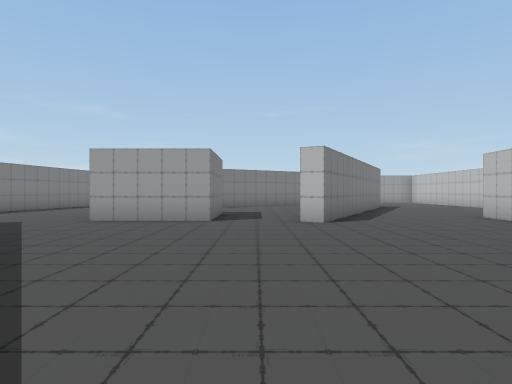
View 1 (above)

24 first-person views from a walk through a 3-D level made in the Unity game engine. The camera is 1.2 m above the floor, looks level and sees 75° across. The floor is counted in squares, 2 m on a side. Each view is taken from the middle of a square. On the plan, view 1 faces up. The plan holds only what a view shows up to about 10 squares ahead; the rest is blank.

View 2
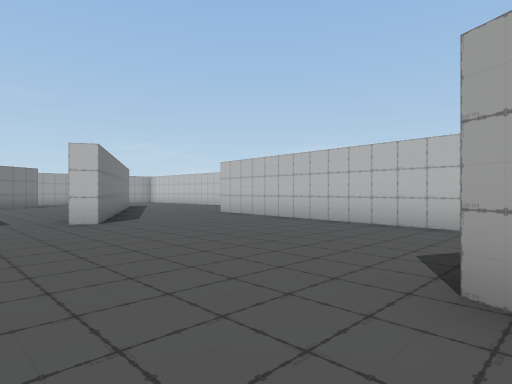

View 3
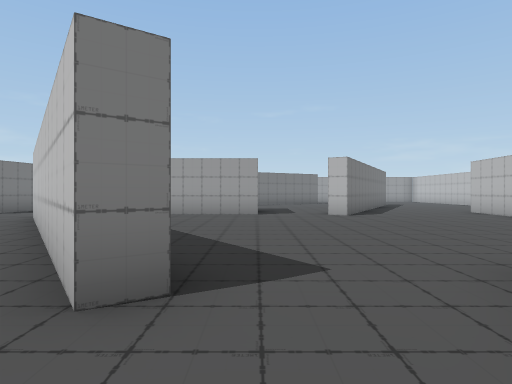

View 4
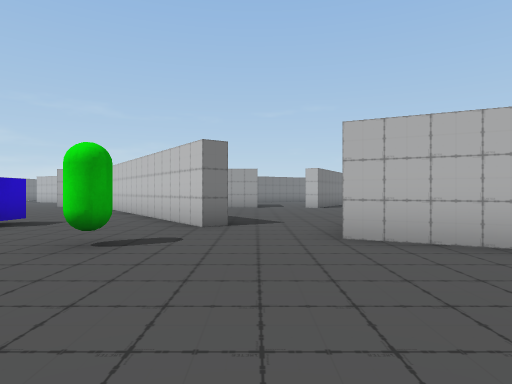

View 5
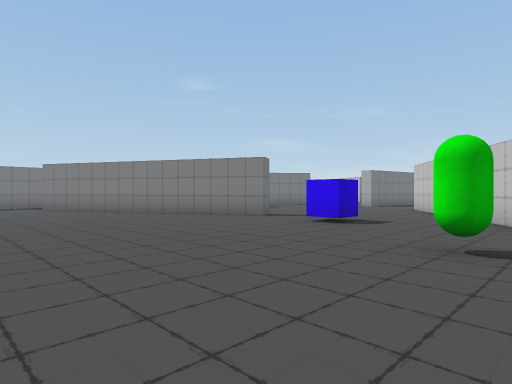

View 6
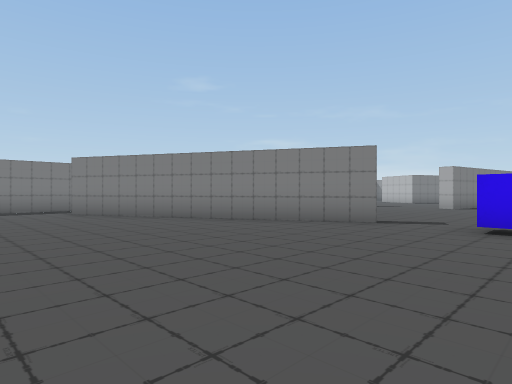

View 7
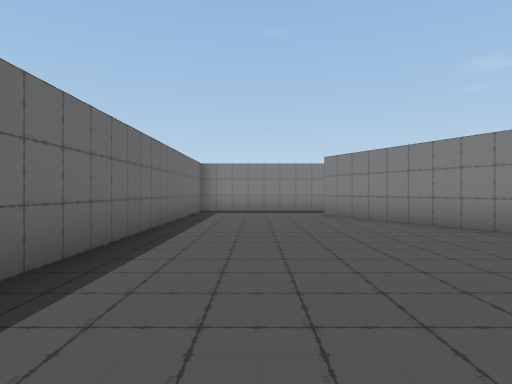

View 8
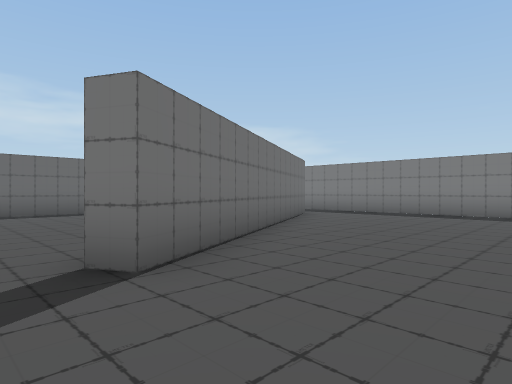

View 9
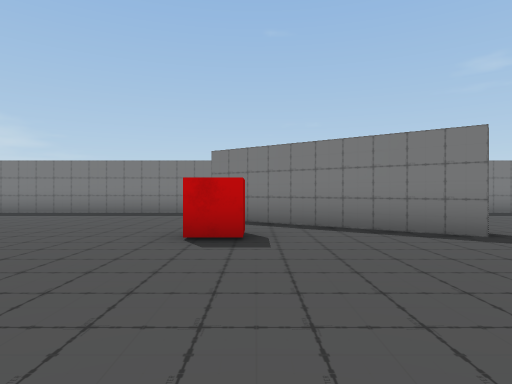

View 10
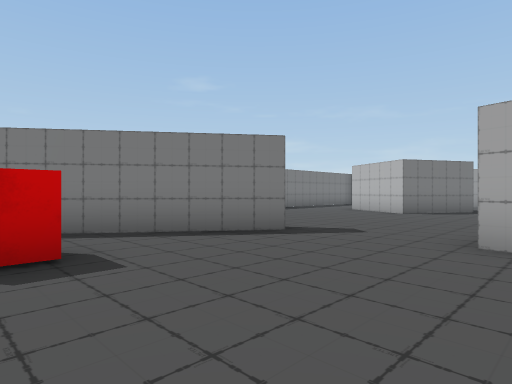

View 11
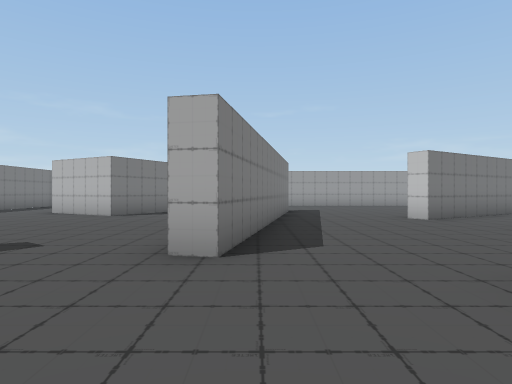

View 12
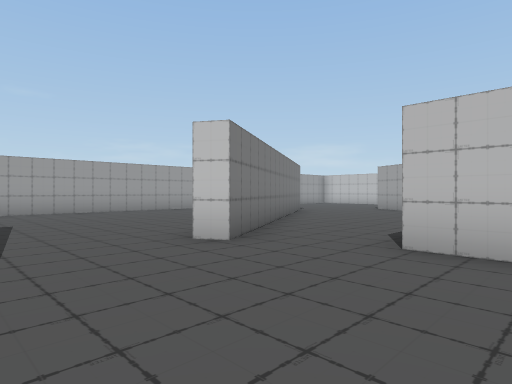

View 13
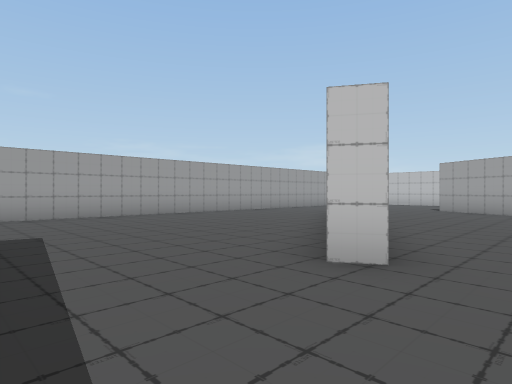

View 14
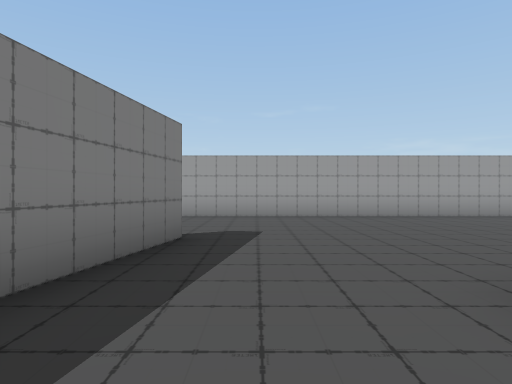

View 15
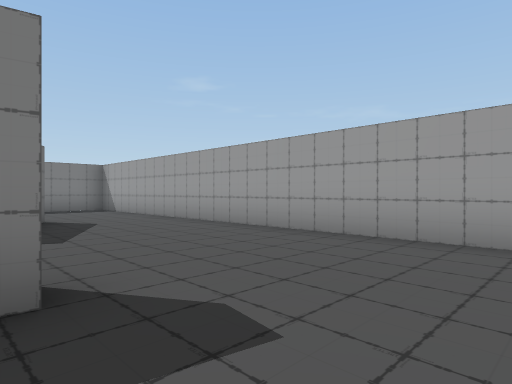

View 16
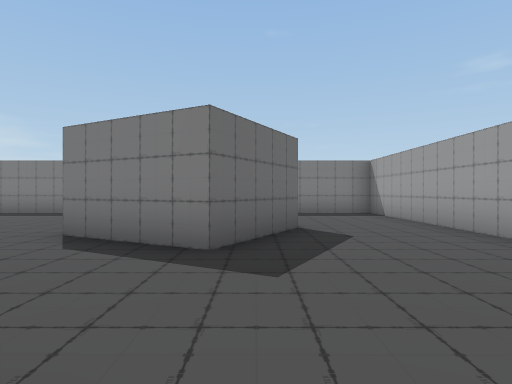

View 17
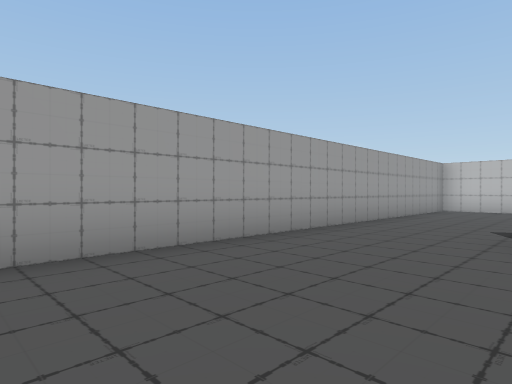

View 18
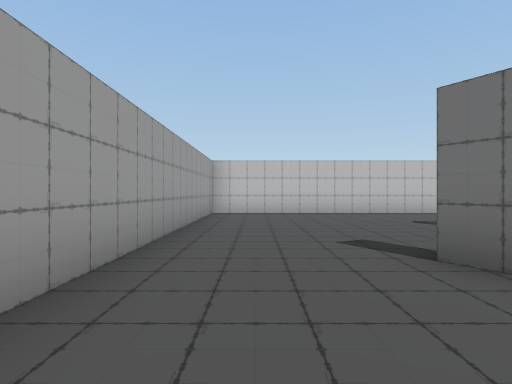

View 19
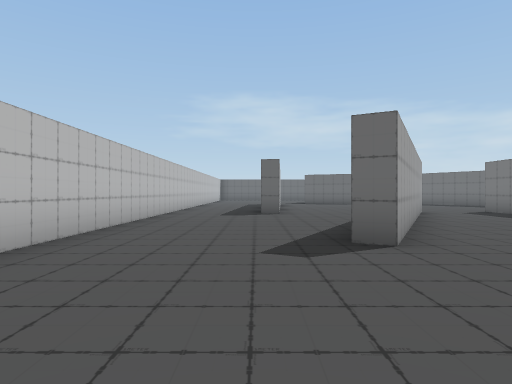

View 20
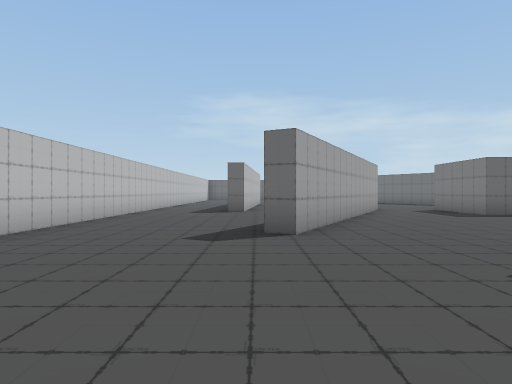

View 21
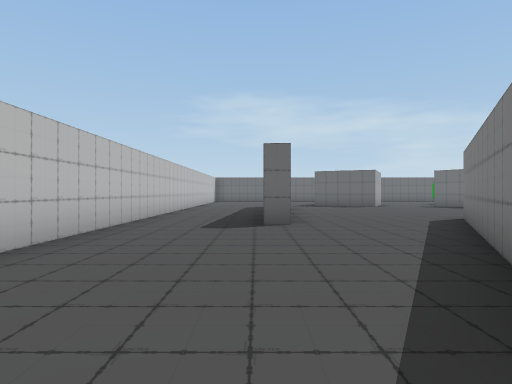

View 22
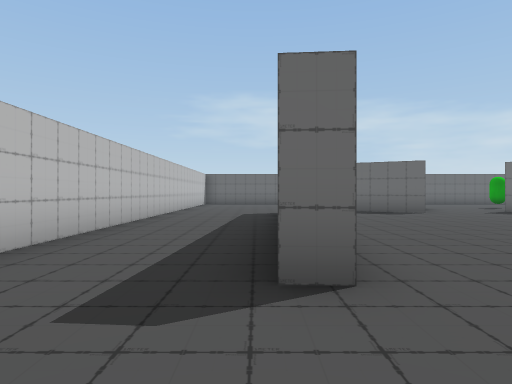

View 23
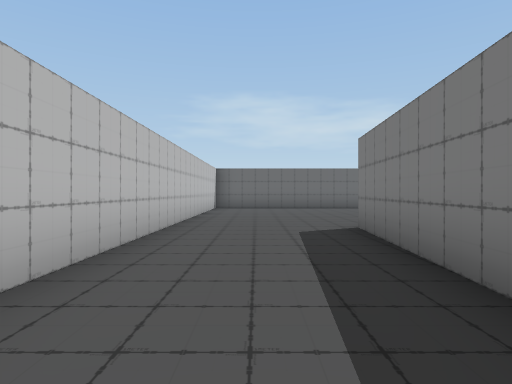

View 24
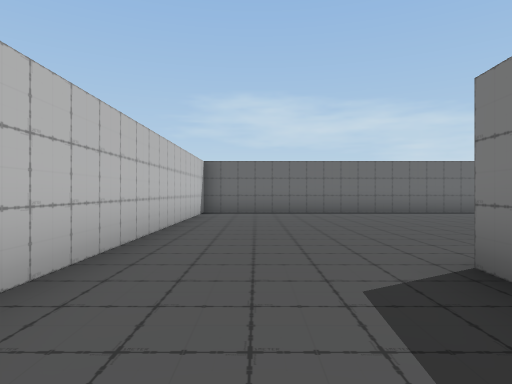

### Floor plan
Points are (right, up) in squares from view 1. A wall is a line through its corners. A room is listed if a view was taken in it or the views show most of it. See-through windows are left out.
Room 1 (views 1, 2)
walls: (1.2, 0.5) (2.3, 0); (-1, 6.9) (-3.5, 6.9); (2.1, 8) (1.3, 6.5) (0.8, 6.8); (4.8, 1.3) (5.4, 7.9); (-1.4, 0) (-1.9, -0.3)
ways out: opening at (-0.5, 0) to room 2; opening at (3.5, 1) to room 2; opening at (4, 7) to room 2; opening at (-4, 6) to room 3; opening at (0, 6) to room 4
Room 2 (views 3, 4, 5, 6, 7, 8, 9, 10, 11, 15, 16, 17, 18, 19, 20, 21, 22, 23, 24)
walls: (-8.3, 7.1) (-8.9, 7.2); (-11.4, 7.1) (-13.8, 3.8); (-1.9, -0.3) (-6.2, 5.7); (-7, 14.5) (-7.5, 11.6); (1.8, -2.5) (0.1, -1.7); (-16.5, 2) (-16.5, -4.5); (3.3, 11.1) (4.4, 13.3) (4.9, 13.1); (0.9, 14.2) (-1, 13.1); (5.6, 4.1) (5.3, 0.3); (-14.7, -2.8) (-8.1, 0.6) (-7.9, 0.2) (-14.6, -3.3); (3.9, 11.3) (2.1, 8); (5.4, 7.9) (5.9, 7.8); (-16.5, 11.4) (-16.5, 7.6); (1.3, 15.1) (2, 15.5); (-12.7, 15.8) (-10.4, 14.5) (-11.6, 12.3) (-13.9, 13.6); (0.6, -6.7) (8.5, -6.7) (8.5, 18.2) (-16.5, 18.2) (-16.5, 16.1); (-16, -6.7) (-8.1, -6.7)
ways out: opening at (-0.5, 0) to room 1; opening at (3.5, 1) to room 1; opening at (4, 7) to room 1; opening at (-7, 6) to room 3; opening at (-5.5, 12) to room 3; opening at (0.5, 11.2) to room 4
objects: other object (-12, 3); other object (-6, 0); other object (-3, -2)
Room 3 (views 12, 13, 14)
walls: (-3.4, 8.4) (-3.4, 9.5); (-4.3, 11.2) (-4.6, 11.7); (-7.5, 11.6) (-8.3, 7.1)
ways out: opening at (-4, 6) to room 1; opening at (-7, 6) to room 2; opening at (-5.5, 12) to room 2; opening at (-3.5, 10.5) to room 4
Room 4 (no view inside)
walls: (-1.6, 9.4) (-1, 9.4) (-1, 6.9); (1.2, 7.2) (3.3, 11.1); (-1, 13.1) (-4.3, 11.2)
ways out: opening at (0, 6) to room 1; opening at (0.5, 11.2) to room 2; opening at (-3.5, 10.5) to room 3

Where each view was taken, in squares from view 1:
view 1: 0 up, 0 right, facing up
view 2: 0 up, 1 left, facing up-right
view 3: 2 down, 1 left, facing up
view 4: 6 down, 1 left, facing up
view 5: 6 down, 2 left, facing up-left
view 6: 6 down, 5 left, facing up-left
view 7: 5 down, 6 left, facing left
view 8: 3 up, 7 left, facing down-left
view 9: 4 up, 7 left, facing left
view 10: 3 up, 8 left, facing up-left
view 11: 4 up, 8 left, facing up
view 12: 8 up, 7 left, facing up-right
view 13: 10 up, 7 left, facing up-right
view 14: 10 up, 6 left, facing up
view 15: 14 up, 5 left, facing up-left
view 16: 15 up, 7 left, facing left
view 17: 15 up, 3 left, facing up-right
view 18: 17 up, 1 left, facing right
view 19: 17 up, 6 right, facing down
view 20: 18 up, 5 right, facing down
view 21: 14 up, 6 right, facing down
view 22: 10 up, 6 right, facing down
view 23: 6 up, 7 right, facing down
view 24: 3 up, 7 right, facing down
